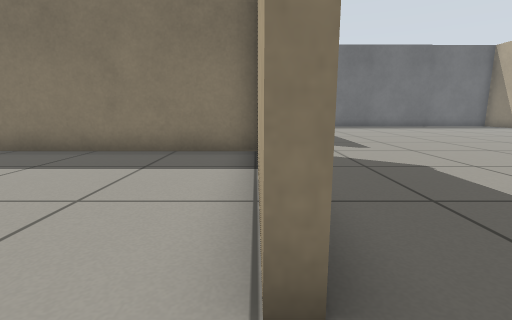
View 1 (above)

21 first-person views from a walk through a robot-simulator world made for Gazebo. The camera is 0.5 m above the floor, tilts 10° down and sees 85° across. The floor is counted in squares, 0.5 m on a side. Each view is taken from the middle of a square. On the plan, view 1 faces up. The plan holds only what a view shows up to about 11 squares ahead; the rest is blank.

View 2
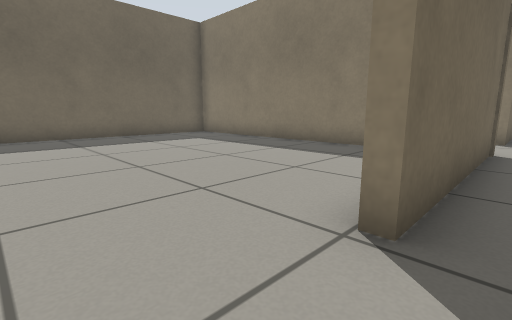

View 3
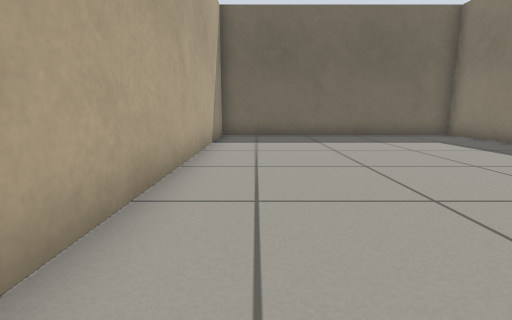

View 4
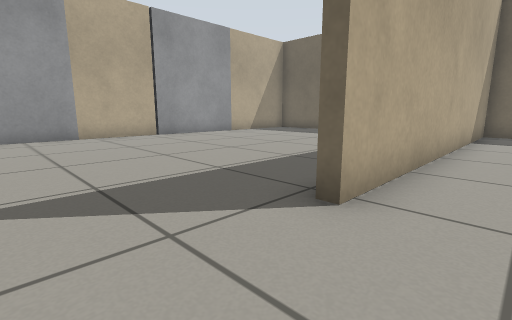

View 5
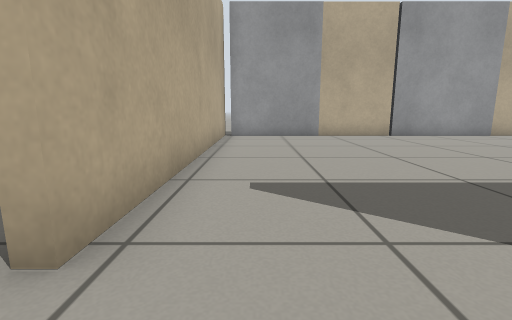

View 6
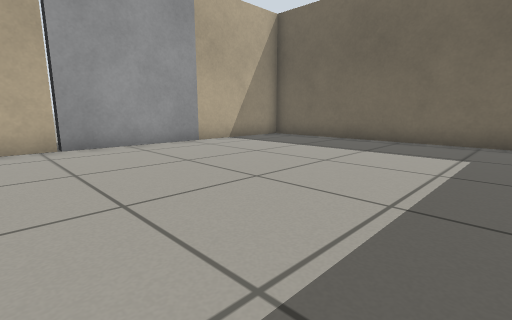

View 7
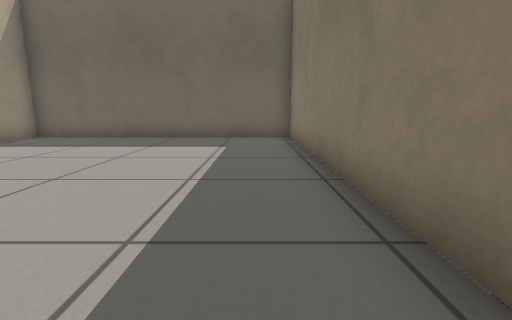

View 8
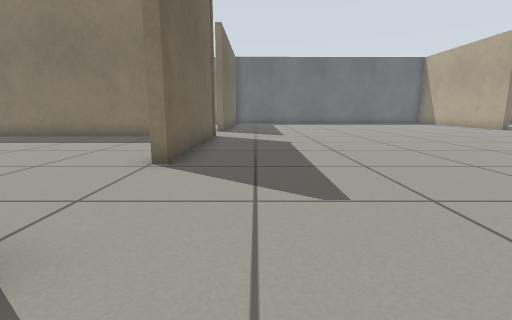

View 9
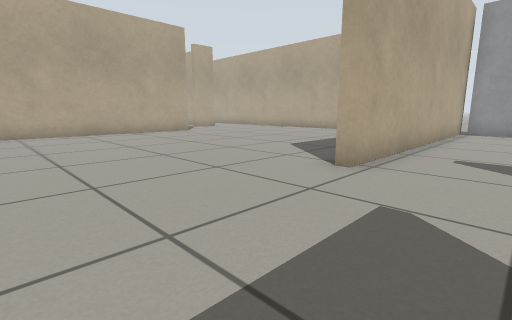

View 10
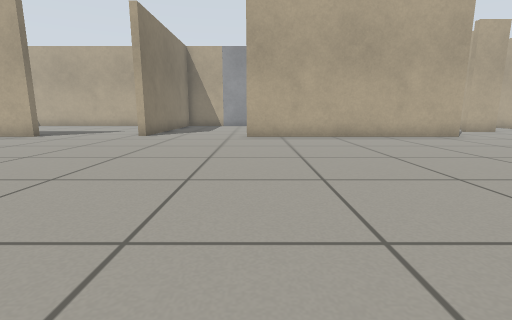

View 11
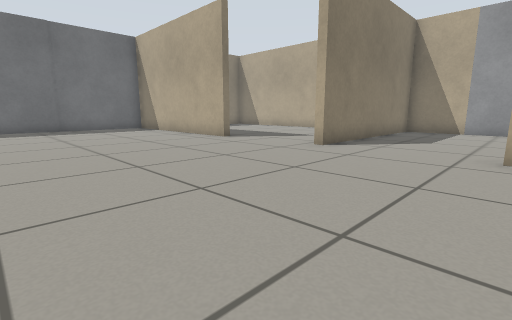

View 12
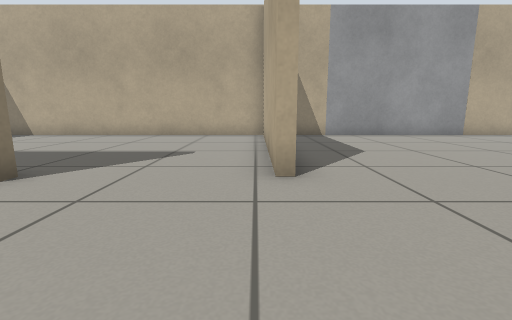

View 13
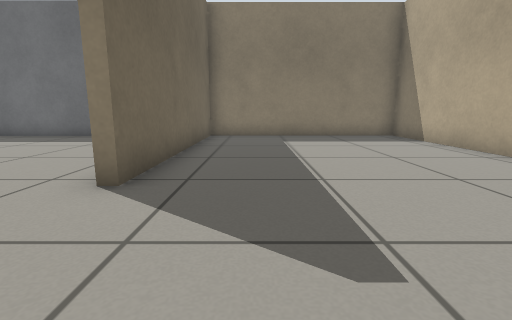

View 14
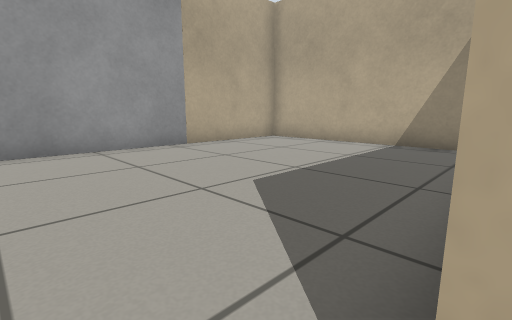

View 15
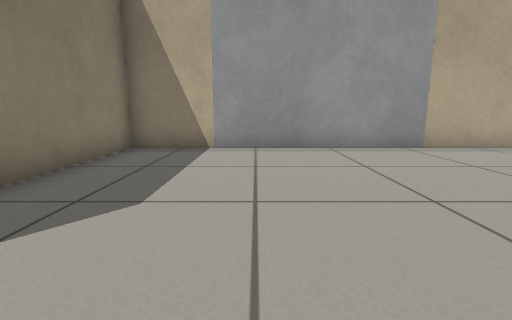

View 16
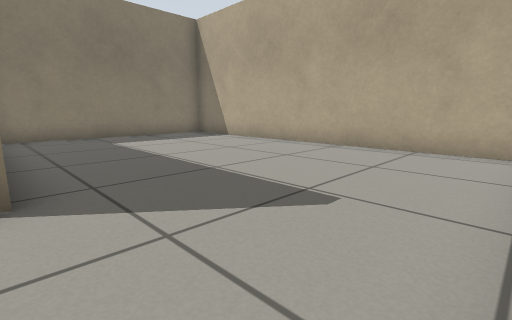

View 17
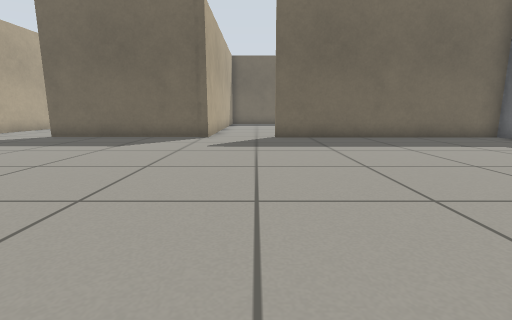

View 18
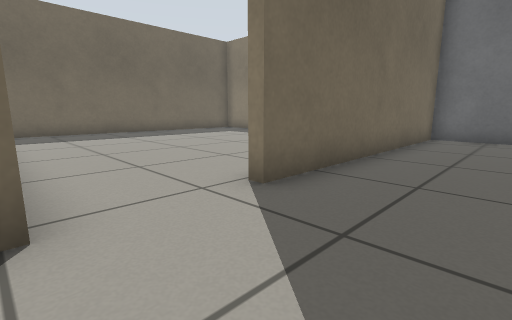

View 19
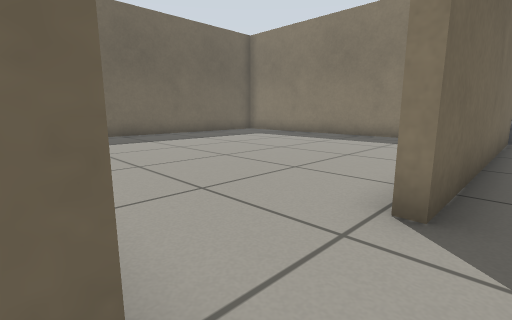

View 20
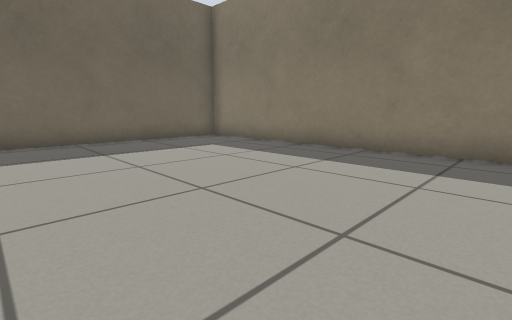

View 21
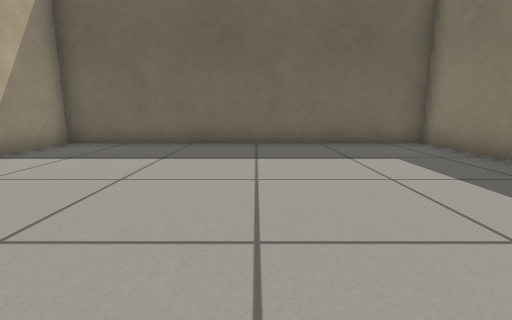

### Floor plan
Ten units are one square. View 1 is at (0, 0); x grows to the right and y downward. Boxes are objects, and circles mark ways between rooms. Rooms are numbered by the first view taken in them; rooms with no view inside come last. Other rooms are left out.
<svg viewBox="-111 -190 351 330">
<path fill="none" stroke="#000" d="M0 -11 0 -48M1 -69 -106 -69 -106 24 4 24M148 -106 148 -120M-6 -72 4 -72 4 -11M148 59 148 -24M4 -182 4 -97 0 -97M-22 123 4 123M-12 27 -106 27 -106 123 -66 123M43 124 43 26M4 24 4 28M226 -66 226 -183 152 -183 152 -106 148 -106M151 -67 220 -67M226 -44 226 -64 151 -64M162 56 226 56 226 15M-12 -181 -106 -181 -106 -72 -82 -72"/>
<rect x="5" y="-185" width="40" height="10" fill="#bbb"><title>door leaf</title></rect>
<rect x="65" y="-185" width="40" height="10" fill="#bbb"><title>window</title></rect>
<rect x="-65" y="115" width="40" height="20" fill="#bbb"><title>window</title></rect>
<rect x="5" y="115" width="30" height="10" fill="#bbb"><title>door leaf</title></rect>
<rect x="225" y="-45" width="10" height="60" fill="#bbb"><title>window</title></rect>
<circle cx="0" cy="5" r="3" fill="#2a7"/>
<circle cx="25" cy="30" r="3" fill="#2a7"/>
<circle cx="142" cy="-85" r="3" fill="#2a7"/>
<circle cx="153" cy="-40" r="3" fill="#2a7"/>
<circle cx="0" cy="-85" r="3" fill="#2a7"/>
<text x="-50" y="-20">1</text>
<text x="90" y="-40">2</text>
<text x="-30" y="80">3</text>
<text x="190" y="-120">4</text>
<text x="190" y="0">5</text>
<text x="-60" y="-130">6</text>
</svg>
Room 1 opens to room 2. Room 2 opens to room 3. Room 2 opens to room 4. Room 2 opens to room 5. Room 2 opens to room 6.

Where each view was taken, in squares from view 1:
view 1: 0 up, 0 right, facing up
view 2: 1 down, 1 right, facing up-left
view 3: 1 down, 1 right, facing left
view 4: 1 down, 3 right, facing down-left
view 5: 1 down, 3 right, facing down
view 6: 4 down, 1 left, facing down-left
view 7: 4 down, 0 right, facing left
view 8: 4 down, 2 right, facing up
view 9: 2 up, 2 right, facing down-right
view 10: 2 up, 4 right, facing right
view 11: 2 up, 8 right, facing up-right
view 12: 7 up, 11 right, facing right
view 13: 7 up, 17 right, facing up
view 14: 3 up, 15 right, facing down-right
view 15: 3 up, 15 right, facing right
view 16: 7 up, 15 right, facing up-right
view 17: 9 up, 11 right, facing left
view 18: 7 up, 3 right, facing up-left
view 19: 7 up, 1 right, facing up-left
view 20: 11 up, 1 left, facing up-left
view 21: 13 up, 2 left, facing left
